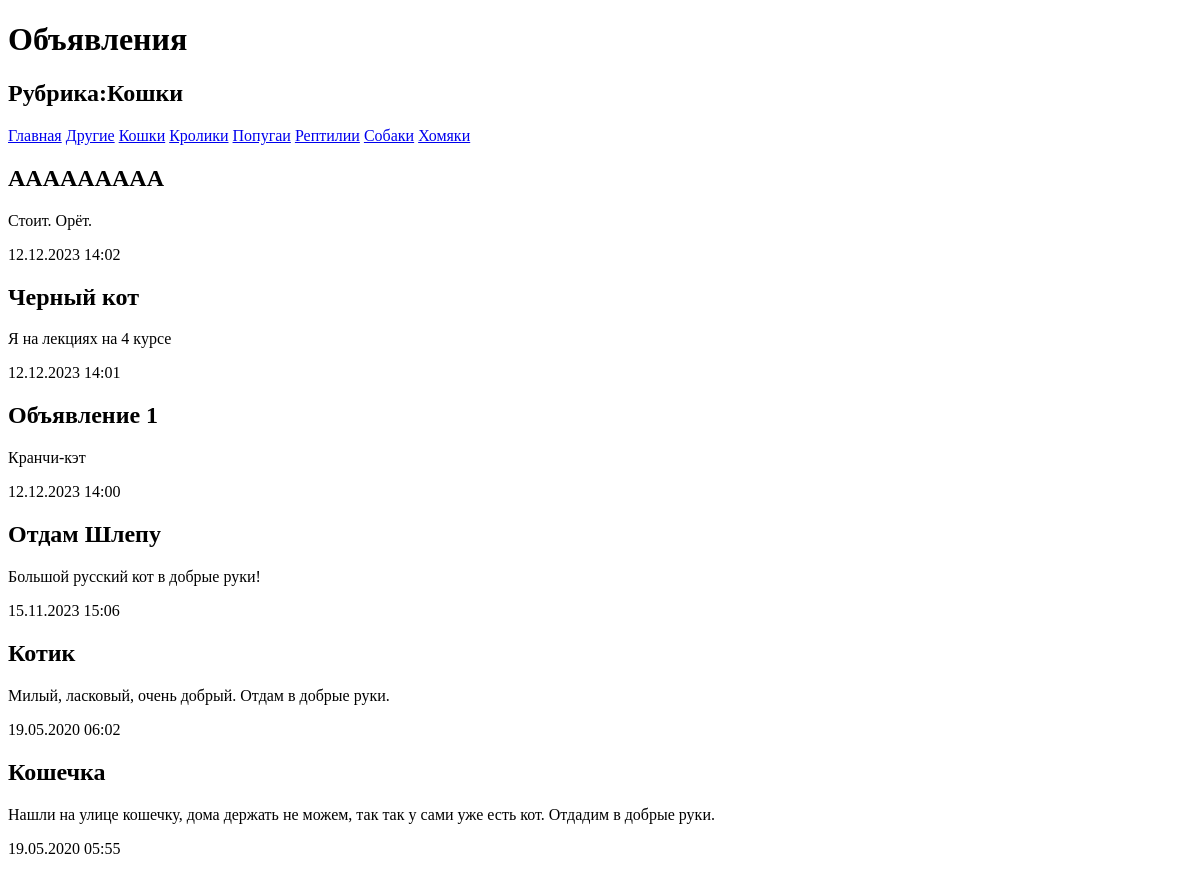
The app's page /3/, older data.
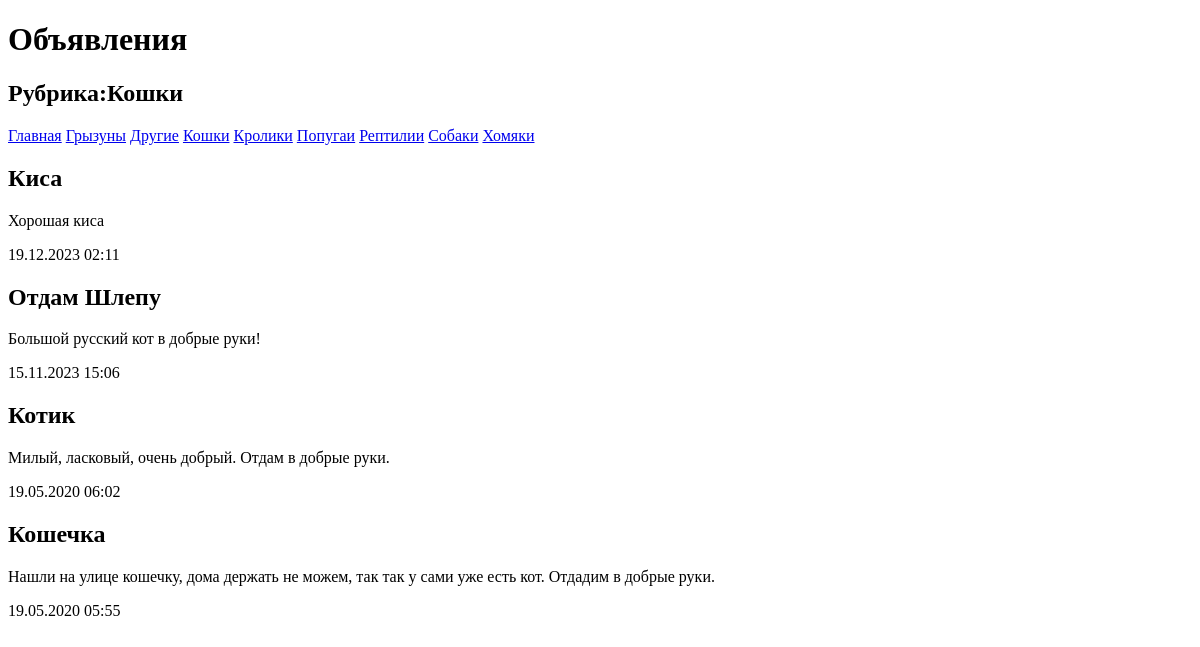
The same page, newer data.
### bboard/models.py (models this page shows, shortened)
class Rubric(models.Model):
    name = models.CharField(max_length=20, db_index=True, verbose_name='Название')
    class Meta:
        verbose_name_plural = 'Рубрики'
        verbose_name = 'Рубрика'
        ordering = ['name']

class Bb (models.Model):
    title = models.CharField(max_length=50, verbose_name='Наименование')
    content = models.TextField(null=True, blank=True, verbose_name='Описание')
    price = models.FloatField(null=True, blank=True, verbose_name='Цена')
    published = models.DateTimeField(auto_now_add=True, db_index=True, verbose_name='Опубликовано')
    rubric = models.ForeignKey('Rubric', null=True, on_delete=models.PROTECT, verbose_name='Рубрика')
    phone = models.CharField(max_length=12, verbose_name='Контактный номер')
    image = models.ImageField(upload_to='images', verbose_name='Изображение', default='default.jpg')
    owner_user = models.ForeignKey(User,on_delete=models.PROTECT,verbose_name='Владелец', null=True, blank=True)
    class Meta:
        verbose_name_plural = 'Объявления'
        verbose_name = 'Объявление'
        ordering = ['-published']

### bboard/views.py (the view)
# urls.py: path('<int:rubric_id>/', by_rubric, name='by_rubric'),
def by_rubric(request, rubric_id):
    bbs = Bb.objects.filter(rubric=rubric_id)
    rubrics = Rubric.objects.all()
    current_rubric = Rubric.objects.get(pk=rubric_id)
    context = {'bbs': bbs, 'rubrics': rubrics, 'current_rubric': current_rubric}
    return render(request, 'bboard/by_rubric.html', context)

### templates/bboard/by_rubric.html (shortened to what this page needs)
<!DOCTYPE html>
<html lang="en">
<head>
</head>
<body>
    <h1>Объявления</h1>
    <h2>Рубрика:{{ current_rubric.name }}</h2>
    <div>
        <a href="{% url 'index' %}">Главная</a>
        {% for rubric in rubrics %}
        <a href="{% url 'by_rubric' rubric.pk %}">{{ rubric.name }}</a>
        {%  endfor %}
    </div>
    {%  for bb in bbs %}
    <div>
        <h2>{{ bb.title }}</h2>
        <p>{{ bb.content }}</p>
        <p>{{ bb.published|date:"d.m.Y H:i" }}</p>
    </div>
    {% endfor %}
</body>
</html>

Row changes from the older to the newer data that the page shows:
removed Bb: title "ААААААААА", content "Стоит. Орёт.", published "12.12.2023 14:02"
removed Bb: title "Черный кот", content "Я на лекциях на 4 курсе", published "12.12.2023 14:01"
removed Bb: title "Объявление 1", content "Кранчи-кэт", published "12.12.2023 14:00"
added Rubric: name "Грызуны"
added Bb: title "Киса", content "Хорошая киса", published "19.12.2023 02:11"
